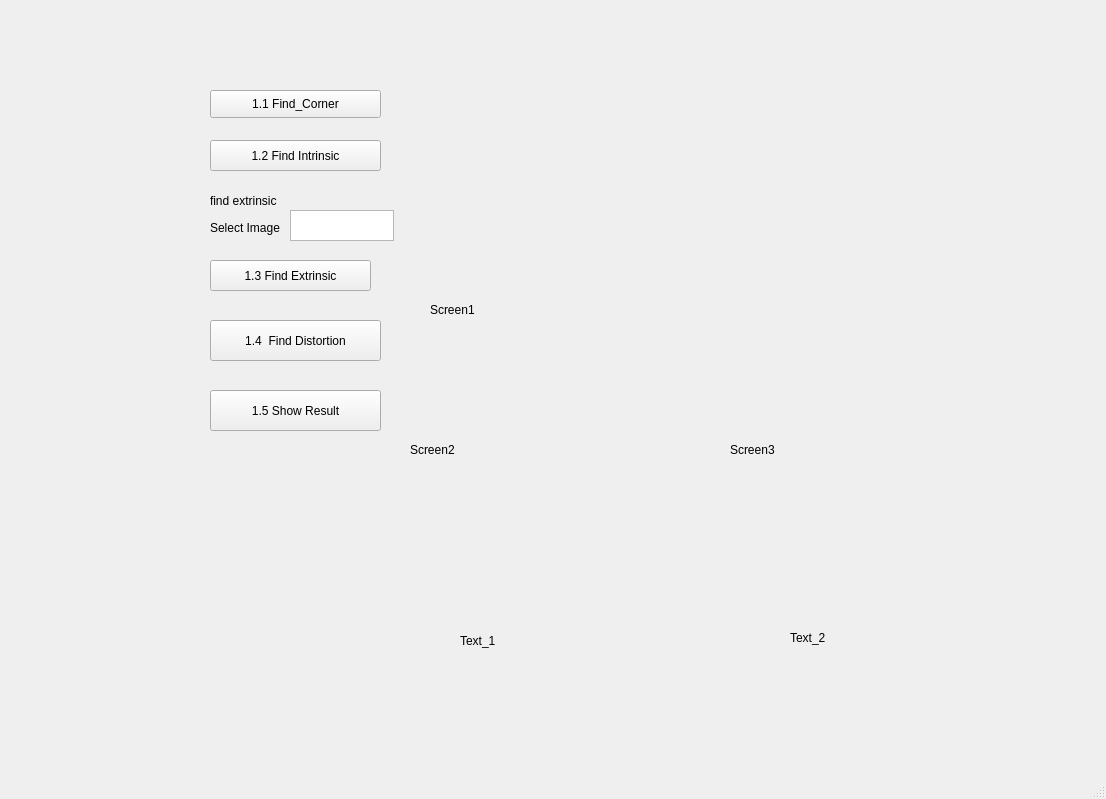
<?xml version="1.0" encoding="UTF-8"?>
<ui version="4.0">
 <class>MainWindow</class>
 <widget class="QMainWindow" name="MainWindow">
  <property name="geometry">
   <rect>
    <x>0</x>
    <y>0</y>
    <width>1106</width>
    <height>799</height>
   </rect>
  </property>
  <property name="windowTitle">
   <string>MainWindow</string>
  </property>
  <widget class="QWidget" name="centralwidget">
   <widget class="QPushButton" name="pushButton">
    <property name="geometry">
     <rect>
      <x>210</x>
      <y>90</y>
      <width>171</width>
      <height>28</height>
     </rect>
    </property>
    <property name="text">
     <string>1.1 Find_Corner</string>
    </property>
   </widget>
   <widget class="QPushButton" name="pushButton_2">
    <property name="geometry">
     <rect>
      <x>210</x>
      <y>140</y>
      <width>171</width>
      <height>31</height>
     </rect>
    </property>
    <property name="text">
     <string>1.2 Find Intrinsic</string>
    </property>
   </widget>
   <widget class="QLabel" name="label">
    <property name="geometry">
     <rect>
      <x>430</x>
      <y>60</y>
      <width>600</width>
      <height>500</height>
     </rect>
    </property>
    <property name="text">
     <string>Screen1</string>
    </property>
   </widget>
   <widget class="QPushButton" name="pushButton_3">
    <property name="geometry">
     <rect>
      <x>210</x>
      <y>320</y>
      <width>171</width>
      <height>41</height>
     </rect>
    </property>
    <property name="text">
     <string>1.4  Find Distortion</string>
    </property>
   </widget>
   <widget class="QPushButton" name="pushButton_4">
    <property name="geometry">
     <rect>
      <x>210</x>
      <y>390</y>
      <width>171</width>
      <height>41</height>
     </rect>
    </property>
    <property name="text">
     <string>1.5 Show Result</string>
    </property>
   </widget>
   <widget class="QLabel" name="label_2">
    <property name="geometry">
     <rect>
      <x>410</x>
      <y>300</y>
      <width>300</width>
      <height>300</height>
     </rect>
    </property>
    <property name="text">
     <string>Screen2</string>
    </property>
   </widget>
   <widget class="QLabel" name="label_3">
    <property name="geometry">
     <rect>
      <x>730</x>
      <y>300</y>
      <width>300</width>
      <height>300</height>
     </rect>
    </property>
    <property name="text">
     <string>Screen3</string>
    </property>
   </widget>
   <widget class="QLabel" name="label_4">
    <property name="geometry">
     <rect>
      <x>460</x>
      <y>620</y>
      <width>141</width>
      <height>41</height>
     </rect>
    </property>
    <property name="text">
     <string>Text_1</string>
    </property>
   </widget>
   <widget class="QLabel" name="label_5">
    <property name="geometry">
     <rect>
      <x>790</x>
      <y>630</y>
      <width>58</width>
      <height>15</height>
     </rect>
    </property>
    <property name="text">
     <string>Text_2</string>
    </property>
   </widget>
   <widget class="QPushButton" name="Find_ExtrinButton">
    <property name="geometry">
     <rect>
      <x>210</x>
      <y>260</y>
      <width>161</width>
      <height>31</height>
     </rect>
    </property>
    <property name="text">
     <string>1.3 Find Extrinsic</string>
    </property>
   </widget>
   <widget class="QLabel" name="label_6">
    <property name="geometry">
     <rect>
      <x>210</x>
      <y>190</y>
      <width>141</width>
      <height>21</height>
     </rect>
    </property>
    <property name="text">
     <string>find extrinsic</string>
    </property>
   </widget>
   <widget class="QLabel" name="label_7">
    <property name="geometry">
     <rect>
      <x>210</x>
      <y>220</y>
      <width>111</width>
      <height>16</height>
     </rect>
    </property>
    <property name="text">
     <string>Select Image</string>
    </property>
   </widget>
   <widget class="QTextEdit" name="textEdit">
    <property name="geometry">
     <rect>
      <x>290</x>
      <y>210</y>
      <width>104</width>
      <height>31</height>
     </rect>
    </property>
   </widget>
  </widget>
  <widget class="QMenuBar" name="menubar">
   <property name="geometry">
    <rect>
     <x>0</x>
     <y>0</y>
     <width>1106</width>
     <height>25</height>
    </rect>
   </property>
  </widget>
  <widget class="QStatusBar" name="statusbar"/>
 </widget>
 <resources/>
 <connections/>
</ui>
